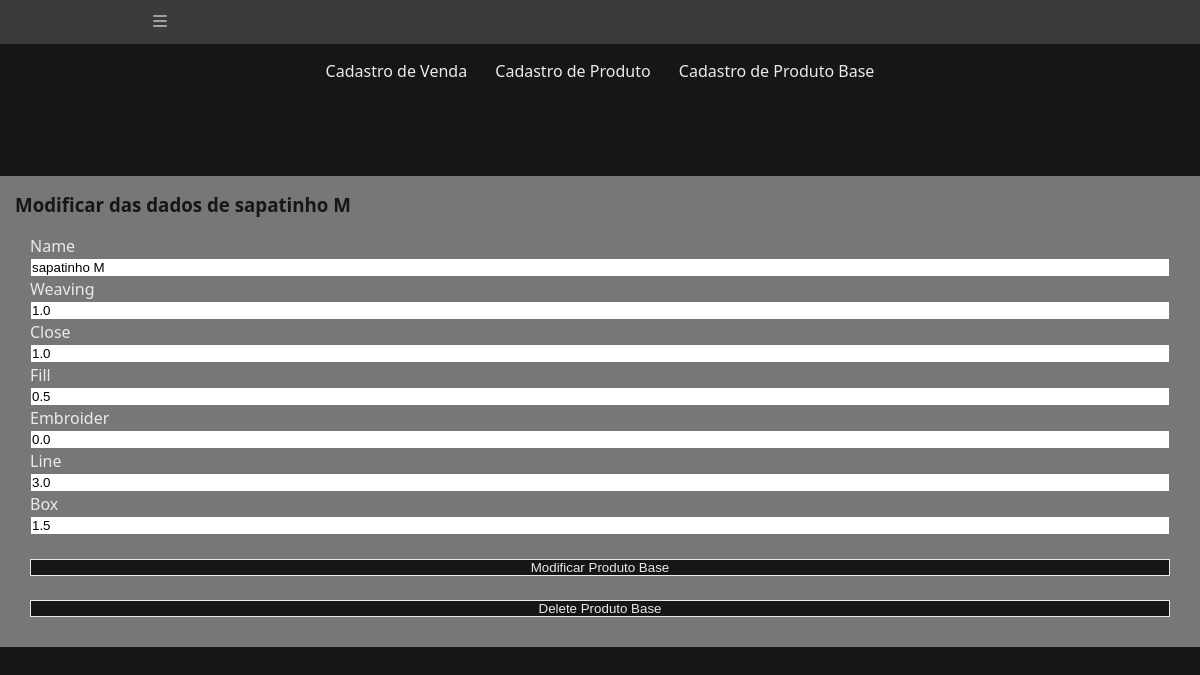
The app's page /Alterar/Produto-Base/3/ with its own data.
### Venda/models.py (models this page shows, shortened)
class Product_Base_Cost(models.Model):
    class Meta:
        verbose_name = 'Produto_base'
        verbose_name_plural = 'Produtos_bases'
    Name = models.CharField(max_length = 100)
    Weaving = models.FloatField()
    Close = models.FloatField()
    Fill = models.FloatField()
    Embroider = models.FloatField()
    Line = models.FloatField()
    Box = models.FloatField(default = 0.00)

### Venda/views/Modify.py (the view, shortened to what this page needs)
# urls.py: path('Alterar/Produto-Base/<int:id_product_base>/', views.Modify_product_Base, name = "Modify-Product-Base"),
def Modify_product_Base(request, id_product_base):
    product_base = get_object_or_404(
        Product_Base_Cost,
        pk = id_product_base,
    )
    if product_base is None:
        raise Http404('Produto base selecionado não existe')
    form_action = reverse('Sales:Modify-Product-Base', args = (id_product_base,))
    context = {
        'title' : f'Modificar Produto Base',
        'sub_titulo' : f'Modificar das dados de {product_base.Name}',
        'product' : product_base,
        'type_page' : 'Produto Base',
        'url_page' : 'Delete-Product-Base',
        'form' : BaseCost(),
        'form' : BaseCost(instance = product_base),
        'form_action' : form_action,
    }
    return render(
        request,
        'Sales/Form_Sale_Product.html',
        context = context
    )

### Venda/forms.py
class BaseCost(forms.ModelForm):
    class Meta:
        model = Product_Base_Cost
        fields = (
            'Name',
            'Weaving',
            'Close',
            'Fill',
            'Embroider',
            'Line',
            'Box'
        )

### Venda/templates/Sales/Form_Sale_Product.html (shortened to what this page needs)
{% extends "global/base.html" %}
{% block body_page %}
<div class = "sub-header">
    <a class = "link" href = "{% url 'Sales:Register-Sales' %}">Cadastro de Venda</a>
    <a class = "link" href = "{% url 'Sales:Register-Product' %}">Cadastro de Produto</a>
    <a class = "link" href = "{% url 'Sales:Register-Product-Base' %}">Cadastro de Produto Base</a>
</div>
<br>
<br>
    <div class = "content">
        <h3>{{sub_titulo}}</h3>
        <div class = "content form-wrapper">
            <form
                action="{{ form_action }}"
                method="POST"
                enctype="multipart/form-data"
            >
                <div class="form-content">
                    {% for field in form %}
                    <div class="form-group">
                        <label for="{{ field.id_for_label }}"><p>{{ field.label }}</p></label>
                        {{ field }}
                    </div>
                    {% endfor %}
                </div>
                <br>
                <div class="form-content form-group">
                    <button class="btn" type="submit">{{ title }}</button>
                </div>
            </form>
            <br>
            {% if type_page != 'Cadastro' %}
                <form
                    action = "{% url 'Sales:Delete-Product' product.id type_page %}"
                    method = 'POST'
                >
                    <div class="form-content form-group">
                        <button class = 'btn' type = 'submit'>Delete {{type_page}}</button>
                    </div>
                </form>
            {% endif %}
        </div>
    </div>
{% endblock body_page %}

### base_static/global/css/style.css (style rules this page uses)
:root { --espaço: 1.5rem; --largura-pagina-principal: 120rem; --fonte-pequena: 1.6rem; --fonte-grande: 3.2rem; --fonte-extra-grade: 4rem; --transicao-rapida: 300ms; --espessuraBorda: 0.3rem; --raioBorda: 4px; --corPreta: #151716; --corCinza: #383B39; --corCinzaClaro: #767877; --corBranca: #EAEAEA; --corVerdeEscuro: #042D29; }
*, *::before, *::after { margin: 0; padding: 0; box-sizing: border-box; }
html { font-size: 62.5%; }
body { font-family: system-ui, -apple-system, BlinkMacSystemFont, 'Segoe UI', Roboto, Oxygen, Ubuntu, Cantarell, 'Open Sans', 'Helvetica Neue', sans-serif; line-height: 1.5; font-size: var(--fonte-pequena); color: var(--corBranca); -webkit-font-smoothing: antialiased; background: var(--corPreta); }
.sub-header { color: var(--corBranca); text-align: center; padding: var(--espaço); }
.sub-header a { text-decoration: none; padding: calc(var(--espaço) * 0.8); border-radius: 20px; color: var(--corBranca); }
a { text-decoration: none; color: var(--corBranca); }
.content { max-width: var(--largura-pagina-principal); margin: calc(var(--espaço) * 2) auto; padding: var(--espaço); background: var(--corCinzaClaro); }
.content h1, h3 { color: var(--corPreta); }
.btn { background-color: var(--corPreta); color: var(--corBranca); border: 0.1rem solid var(--corBranca); cursor: pointer; transition: filter var(--transicao-rapida) ease-in-out; }
@media (min-width: 600px) { .content { grid-template-columns: repeat(auto-fill, minmax(18rem, 1fr)); } }
.form-wrapper { max-width: var(--largura-pagina-principal); margin: var(--spacing) auto; }
.form-content { margin: var(--spacing) 0; }
.form-group { display: flex; flex-direction: column; padding-bottom: var(--spacing); }

### records on screen
Product_Base_Cost: form "sapatinho M" "1.0" "1.0" "0.5" "0.0" "3.0" "1.5"

### other values on screen
{{ sub_titulo }} "Modificar das dados de sapatinho M"
{{ field.label }} "Name" "Weaving" "Close" "Fill" "Embroider" "Line" "Box"
{{ title }} "Modificar Produto Base"
{{ type_page }} "Produto Base"
